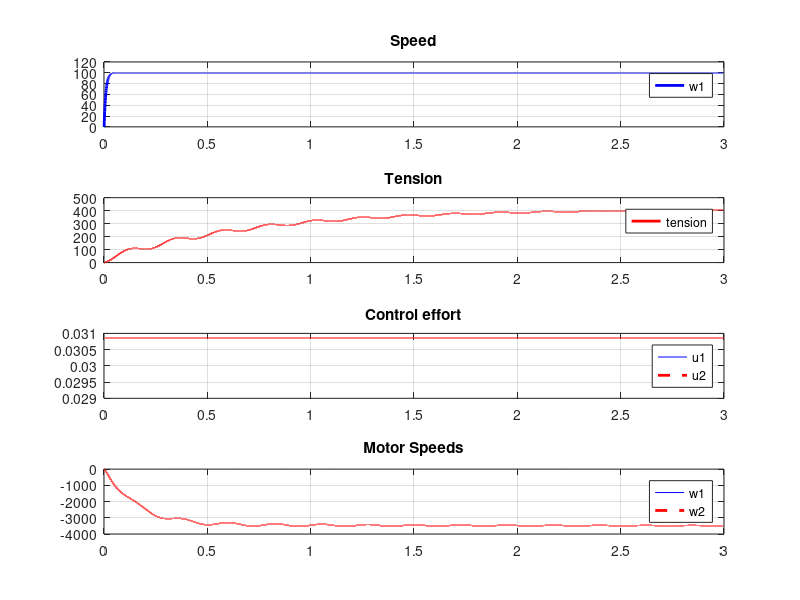

This figure's MATLAB source:
clear;
load('result_data.mat')
y1 = y(:,1);
y2 = y(:,2);
u1 = u(:,1);
u2 = u(:,2);

w1 = x(:,1);
w2 = x(:,2);

figure(10)
subplot(411)
plot(time,y1,'b', 'LineWidth',2)
grid
title('Speed')
legend('w1', 'w2', 'w3');

subplot(412)
plot(time,y2,'r', 'LineWidth',2)
grid
title('Tension')
legend('tension');

subplot(413)
plot(time,u1,'b', time, u2, '--r', 'LineWidth',2)
%axis([0 Tsim -11 11])
title('Control effort')
legend('u1', 'u2');
grid

subplot(414)
plot(time,w1,'b', time, w2, '--r', 'LineWidth',2)
%axis([0 Tsim -11 11])
title('Motor Speeds')
legend('w1', 'w2');
grid
